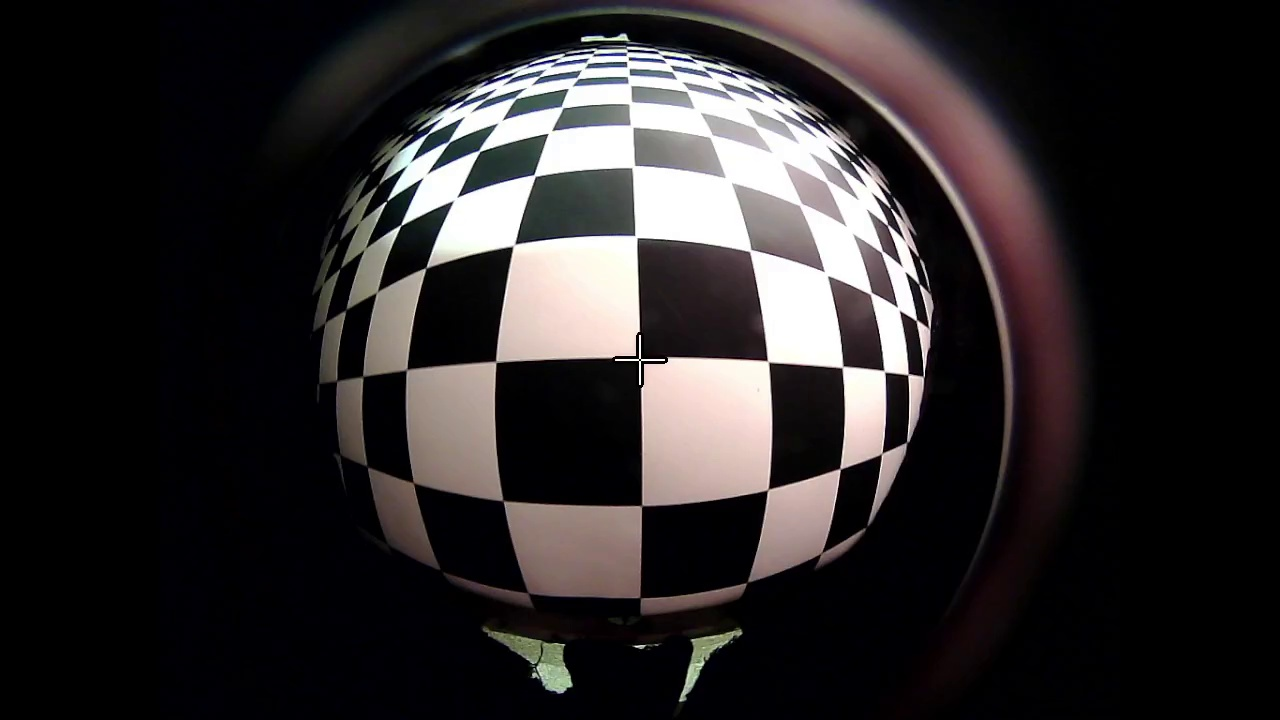
#> input picture Model/George_scripts/bb_arena_undistortion/frame_0000.jpg, 1280 x 720 px
$ python crop_image.py bb_arena_undistortion/frame_0000.jpg out.png
#> lines starting #> are read from the running program, lines starting #| are printed output that depends on the picture
# usage: python crop_image.py <input_image>
# author: Georgios Kolyfetis

from PIL import Image,ImageOps
import sys

img = Image.open(sys.argv[1])
#> img is the input picture: PIL image 1280x720 RGB; mean R, G, B 45.7, 42.1, 42.9

border = (383, 183, 382, 182) # left, top, right, bottom
img2 = ImageOps.crop(img, border)
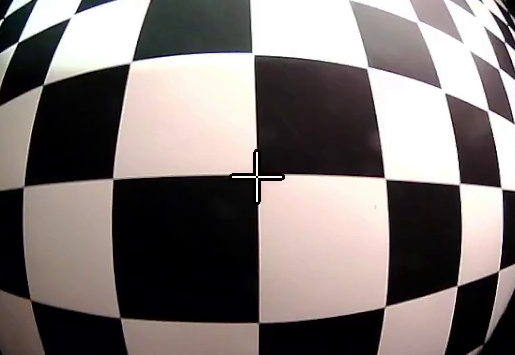
#> img2: PIL image 515x355 RGB; mean R, G, B 125.3, 117.1, 115.2
img2.save(sys.argv[2])
